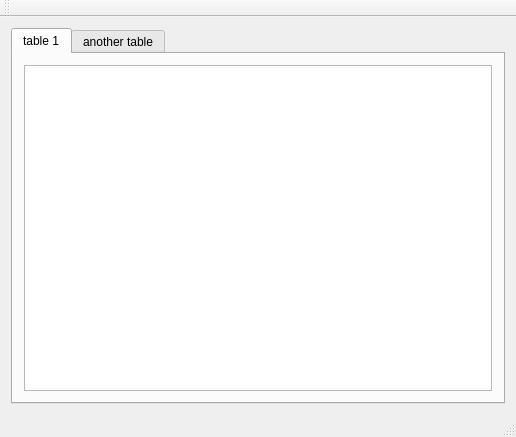
<?xml version="1.0" encoding="UTF-8"?>
<ui version="4.0">
 <class>MainWindow</class>
 <widget class="QMainWindow" name="MainWindow">
  <property name="geometry">
   <rect>
    <x>0</x>
    <y>0</y>
    <width>516</width>
    <height>437</height>
   </rect>
  </property>
  <property name="windowTitle">
   <string>MainWindow</string>
  </property>
  <widget class="QWidget" name="centralWidget">
   <layout class="QVBoxLayout" name="verticalLayout">
    <item>
     <widget class="QTabWidget" name="tabWidget">
      <property name="currentIndex">
       <number>0</number>
      </property>
      <widget class="QWidget" name="tab">
       <attribute name="title">
        <string>table 1</string>
       </attribute>
       <layout class="QVBoxLayout" name="verticalLayout_3">
        <item>
         <widget class="QGraphicsView" name="graphicsView"/>
        </item>
       </layout>
      </widget>
      <widget class="QWidget" name="tab_2">
       <attribute name="title">
        <string>another table</string>
       </attribute>
       <layout class="QVBoxLayout" name="verticalLayout_2">
        <item>
         <widget class="QCalendarWidget" name="calendarWidget"/>
        </item>
       </layout>
      </widget>
     </widget>
    </item>
   </layout>
  </widget>
  <widget class="QMenuBar" name="menuBar">
   <property name="geometry">
    <rect>
     <x>0</x>
     <y>0</y>
     <width>516</width>
     <height>22</height>
    </rect>
   </property>
  </widget>
  <widget class="QToolBar" name="mainToolBar">
   <attribute name="toolBarArea">
    <enum>TopToolBarArea</enum>
   </attribute>
   <attribute name="toolBarBreak">
    <bool>false</bool>
   </attribute>
  </widget>
  <widget class="QStatusBar" name="statusBar"/>
 </widget>
 <layoutdefault spacing="6" margin="11"/>
 <resources/>
 <connections/>
</ui>
